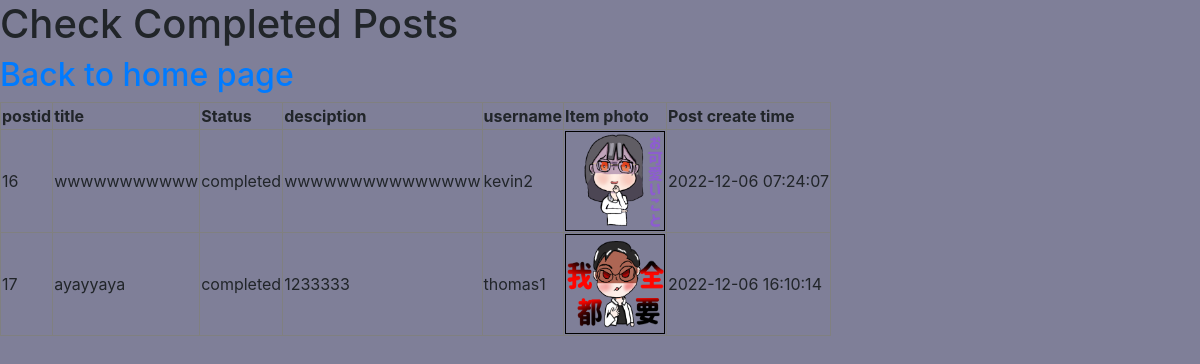
The page /demoproject/usershowcompletedpost.php on the database its author committed.
### tables this page shows
CREATE TABLE `post` (
  `postid` int(255) NOT NULL,
  `title` varchar(100) NOT NULL,
  `description` varchar(1000) NOT NULL,
  `item_photo` varchar(1000) NOT NULL,
  `username` varchar(100) NOT NULL,
  `create_time` datetime NOT NULL,
  `status` varchar(15) NOT NULL DEFAULT 'pending'
);

### demoproject/usershowcompletedpost.php (the view, shortened to what this page needs)
<!DOCTYPE html>
<html>
<head>
    <link rel="stylesheet" href="style.css">
    <link rel="stylesheet" type="text/css" href="http://stackpatch.bootstrapcdn.com/bootstrap/4.1.3/css/bootstrap.min.css">
</head>
<body>
    <h1>Check Completed Posts</h1>
	<a href="http://localhost/web/demoproject/userhomepage.php"><h2>Back to home page</h2></a>
	<?php
		$conn = mysqli_connect("localhost", "root", "",'account');
          $SQLQuery = "SELECT * FROM post";
          $result = mysqli_query($conn, $SQLQuery);
          $rowNum = "SELECT * FROM post WHERE status='completed'";
          $rowNumResult = mysqli_query($conn, $rowNum);
          if(mysqli_num_rows($result) == 0){
            print "No records were found with query $userQUery";
          } else{
            print("<table border = '1'>");
            print("<tr><th>postid</th><th>title</th><th>Status</th><th>desciption</th><th style=\"text-align: center\">username</th>
              <th>Item photo</th><th>Post create time</th></tr>");
                      while($row = mysqli_fetch_assoc($rowNumResult)){
                          print("<tr><td>" . $row['postid'] . "</td><td>" . $row['title'] . "</td><td>" . $row['status'] . "</td><td>"
                          . $row['description'] . "</td><td>" . $row['username'] . "</td><td>
                          <img src='".$row['item_photo']."' id='display_image'></td><td>"
                          . $row['create_time'] . "</td></tr>");
                      }
            print("</table>");
          }
        ?>
</body>
</html>

### demoproject/style.css (style rules this page uses)
#display_image { width: 100px; height: 100px; border: 1px solid black; background-position: center ; background-size: cover; }
body { background-position: center; background:linear-gradient(rgba(0,0,50,0.5),rgba(0,0,50,0.5)); }

### rows shown on the page
post: postid "16", title "wwwwwwwwwww", status "completed", description "wwwwwwwwwwwwwww", username "kevin2", item_photo (picture), create_time "2022-12-06 07:24:07"
post: postid "17", title "ayayyaya", status "completed", description "1233333", username "thomas1", item_photo (picture), create_time "2022-12-06 16:10:14"
